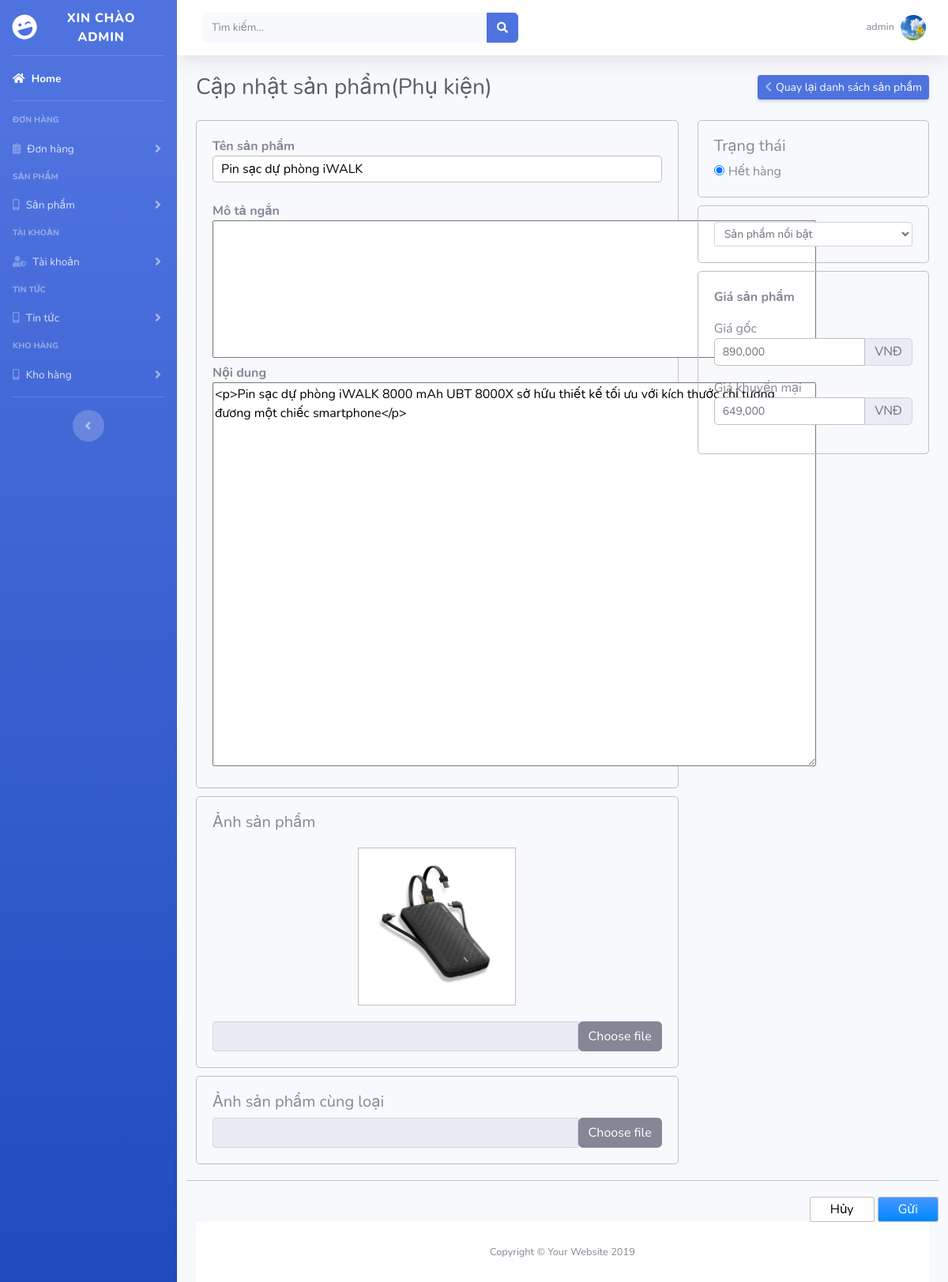
The page /admin/CRUD-DT/formsuapk.php?ma=1 (signed in) on the database its author committed.
### tables this page shows
CREATE TABLE `thong_tin_tai_khoan` (
  `id` int(11) NOT NULL,
  `ho` varchar(255) DEFAULT NULL,
  `ten` varchar(255) DEFAULT NULL,
  `sdt` int(12) DEFAULT NULL,
  `email` varchar(255) DEFAULT NULL,
  `avatar` varchar(500) DEFAULT NULL,
  `dia_chi` varchar(500) DEFAULT NULL
);

CREATE TABLE `phu_kien` (
  `ma_phu_kien` int(11) NOT NULL,
  `ten_phu_kien` varchar(500) DEFAULT NULL,
  `gia_goc_pk` int(11) DEFAULT NULL,
  `gia_khuyen_mai_pk` int(11) DEFAULT NULL,
  `sale_pk` int(11) DEFAULT NULL,
  `anh_pk` varchar(250) DEFAULT NULL,
  `hinh_anh_lien_quan_pk` varchar(250) DEFAULT NULL,
  `mo_ta` varchar(4000) DEFAULT NULL,
  `ma_danh_muc` int(11) DEFAULT NULL,
  `sl_trong_kho_pk` int(11) DEFAULT NULL,
  `mo_ta_ct` longtext DEFAULT NULL
);

### admin/CRUD-DT/formsuapk.php (the view, shortened to what this page needs)
<!DOCTYPE html>
<html lang="en">
<head>
  <link href="../vendor/fontawesome-free/css/all.min.css" rel="stylesheet" type="text/css">
  <link href="../css/sb-admin-2.min.css" rel="stylesheet">
  <link rel="stylesheet" type="text/css" href="style.css">
</head>
<body id="page-top">
  <?php include('menu.php') ?>
        <div class="container-fluid">
          <div class="d-sm-flex align-items-center justify-content-between mb-4">
            <h1 class="h3 mb-0 text-gray-800">Cập nhật sản phẩm(Phụ kiện)</h1>
            <a href="../danhsachphukien.php" class="d-none d-sm-inline-block btn btn-sm btn-primary shadow-sm"><i style="margin-right: 5px" class="fas fa-chevron-left text-white-50"></i></i>Quay lại danh sách sản phẩm</a>
          </div>
      </div>
      <?php
        include('../../connect.php');
         if(isset($_GET['ma']) && is_numeric($_GET['ma'])){
          $ma_pk = $_GET['ma'];
          $htdl = "select * from phu_kien where ma_phu_kien = $ma_pk";
          $sql = mysqli_query($con,$htdl);
          $dt = mysqli_fetch_assoc($sql);
          if(isset($dt)){
            $tt = $dt['sl_trong_kho_pk'];
            $ma_danh_muc = $dt['ma_danh_muc'];
          }
        }
       ?>
      <?php
        if(isset($dt) && $dt != ""){
      ?>
    <div class="container">
      <form id="them_dt" method="post" action="xulysuapk.php" onsubmit="return validate();" enctype="multipart/form-data">
        <div class="row">
          <div class="col-md-8 col-lg-8 col-sm-8">
            <div class="ten_sp">
              <span><b>Tên sản phẩm</b></span><br>
              <input type="text" onfocusout="validate_ten_dt()" placeholder="Nhập tên sản phẩm" value="<?=$dt['ten_phu_kien']?>" id=ten_dt name="ten_dt">
               <span class="helper-text"></span><br>
               <br><span><b>Mô tả ngắn</b></span><br>
              <textarea cols="82" rows="7" name="nd" ><?=$dt['mo_ta']?></textarea>
              <span><b>Nội dung </b></span><br>
              <textarea name="mo_ta" cols="82" rows="20" id="editor" ><?=$dt['mo_ta_ct']?></textarea>
            </div>
            <div class="img_main">
              <h5>Ảnh sản phẩm</h5>
              <div class="khung_chua">
              <?php
                if($dt['anh_pk'] == ""){
                }else{
              ?>
                 <img src="../../images/<?=$dt['anh_pk']?>">
              <?php
              }
              ?>
              </div>
            </div>
          <form>
            <div class="img_cl">
              <h5>Ảnh sản phẩm cùng loại</h5>
            </div>
          </form>
          </div>
          <div class="col-md-4 col-lg-4 col-sm-4">
            <div class="trang_thai">
              <h5>Trạng thái</h5>
              <?php if($tt > 0){
              ?>
                <input type="radio" readonly="true" checked="true" value="1" name="tt"><span>Còn hàng</span><br>
              <?php
              }else{
              ?>
                <input type="radio" readonly="true" checked="true" value="0" name="tt"><span>Hết hàng</span>
              <?php
              }
              ?>
            </div>
            <div class="danh_muc">
             <?php
                  if($ma_danh_muc == 1){
             ?>
                 <select name="danh_muc" id="danh_muc" class="form-control form-control-sm">
                  <option selected="true" value="1">Sản phẩm nổi bật</option>
                </select>
             <?php
              }else if($ma_danh_muc == 2){
             ?>
                <select name="danh_muc" id="danh_muc" class="form-control form-control-sm">
                  <option value="0">Chọn danh mục</option>
                  <option value="1">Sản phẩm nổi bật</option>
                  <option selected="true" value="2">Sản phẩm mới</option>
                  <
                </select>
             <?php
              }
             ?>
          </div>
           <div class="gia_sp">
             <p><b>Giá sản phẩm</b></p>
             <div class="row">
               <div class="col-md-12 col-sm-12 col-lg-12">
                 <span>Giá gốc</span><br>
                 <div class="input-group mb-3">
                  <input onfocusout="validate_gia_sp()" id="gia_goc" name="gia_goc" type="text" value="<?=number_format($dt['gia_goc_pk'],0,'.',',')?>" class="form-control format" placeholder="0">
                  <div class="input-group-append">
                      <span style="height: 35px;" class="input-group-text gia_goc">VNĐ</span>
                  </div>
                </div>
               </div>
               <div class="col-md-12 col-sm-12 col-lg-12">
                 <span>Giá khuyến mại</span><br>
                 <div class="input-group mb-3">
                  <input name="gia_khuyen_mai" id="gia_khuyen_mai" value="<?=number_format($dt['gia_khuyen_mai_pk'],0,'.',',')?>" type="text" class="form-control format" placeholder="0">
                  <div class="input-group-append">
                      <span style="height: 35px;" class="input-group-text">VNĐ</span>
                  </div>
                </div>
               </div>
             </div>
           </div>
        </div>
        <div style="width: 100%;height: 1px;margin-top: 20px;background: silver" class="k"></div>
              <div class="dieu_khien">
                  <a href="../danhsachphukien.php"><button type="button">Hủy</button></a>
                 <input type="submit" value="Gửi" name="submit">
              </div>
      </form>
    </div>
      <?php
      }else{
      ?>
          <img style="width: 100px;position: absolute; top: 26%;left: 54%;" src="https://encrypted-tbn0.gstatic.com/images?q=tbn%3AANd9GcRE42dkLZLRd76RPU8QrXKbJARoTozciPxzAzW4eg6SqJrGh5Cx&usqp=CAU">
          <h1 style="text-align: center;height: 68vh;padding: 200px 0px">KHÔNG TỒN TẠI TRONG CSDL</h1>
      <?php
      }
      ?>
      <footer class="sticky-footer bg-white">
        <div class="container my-auto">
          <div class="copyright text-center my-auto">
            <span>Copyright &copy; Your Website 2019</span>
          </div>
        </div>
      </footer>
    </div>
  </div>
</body>
</html>

### admin/CRUD-DT/menu.php (shortened to what this page needs)
<div id="wrapper">
  <ul class="navbar-nav bg-gradient-primary sidebar sidebar-dark accordion" id="accordionSidebar">
    <a class="sidebar-brand d-flex align-items-center justify-content-center" href="index.php">
      <div class="sidebar-brand-icon rotate-n-15">
        <i class="fas fa-laugh-wink"></i>
      </div>
      <?php if($_SESSION['level'] == 1) {
      ?>
        <div class="sidebar-brand-text mx-3"><span>Xin chào admin</span></div>
      <?php
      }else{
      ?>
        <div class="sidebar-brand-text mx-3"><span>Chào mừng </span></div>
      <?php
      }
      ?>
    </a>
    <hr class="sidebar-divider my-0">
    <li class="nav-item active">
      <a class="nav-link" href="../index.php">
  <i class="fas fa-home"></i>
        <span>Home</span></a>
    </li>
    <hr class="sidebar-divider">
    <div class="sidebar-heading">
      Đơn hàng
    </div>
    <li class="nav-item">
      <a class="nav-link collapsed" href="#" data-toggle="collapse" data-target="#collapseTwo" aria-expanded="true" aria-controls="collapseTwo">
        <i class="fas fa-clipboard-list"></i>
        <span>Đơn hàng</span>
      </a>
    </li>
    <div class="sidebar-heading">
      Sản phẩm
    </div>
    <li class="nav-item">
      <a class="nav-link collapsed" href="#" data-toggle="collapse" data-target="#collapseUtilities" aria-expanded="true" aria-controls="collapseUtilities">
        <i class="fas fa-mobile-alt"></i>
        <span>Sản phẩm</span>
      </a>
    </li>
    <div class="sidebar-heading">
      Tài khoản
    </div>
    <li class="nav-item">
      <a class="nav-link collapsed" href="#" data-toggle="collapse" data-target="#collapsePages" aria-expanded="true" aria-controls="collapsePages">
        <i class="fas fa-user-shield"></i>
        <span>Tài khoản</span>
      </a>
    </li>
    <div class="sidebar-heading">
      Tin tức
    </div>
    <li class="nav-item">
      <a class="nav-link collapsed" href="#" data-toggle="collapse" data-target="#tintuc" aria-expanded="true" aria-controls="collapseUtilities">
        <i class="fas fa-mobile-alt"></i>
        <span>Tin tức</span>
      </a>
    </li>
    <div class="sidebar-heading">
      Kho hàng
    </div>
    <li class="nav-item">
      <a class="nav-link collapsed" href="#" data-toggle="collapse" data-target="#khohang" aria-expanded="true" aria-controls="collapseUtilities">
        <i class="fas fa-mobile-alt"></i>
        <span>Kho hàng</span>
      </a>
    </li>
    <hr class="sidebar-divider d-none d-md-block">
    <div class="text-center d-none d-md-inline">
      <button class="rounded-circle border-0" id="sidebarToggle"></button>
    </div>
  </ul>
  <div id="content-wrapper" class="d-flex flex-column">
    <div id="content">
      <nav class="navbar navbar-expand navbar-light bg-white topbar mb-4 static-top shadow">
        <form class="d-none d-sm-inline-block form-inline mr-auto ml-md-3 my-2 my-md-0 mw-100 navbar-search">
          <div class="input-group">
            <input type="text" class="form-control bg-light border-0 small" placeholder="Tìm kiếm..." aria-label="Search" aria-describedby="basic-addon2">
            <div class="input-group-append">
              <button class="btn btn-primary" type="button">
                <i class="fas fa-search fa-sm"></i>
              </button>
            </div>
          </div>
        </form>
        <ul class="navbar-nav ml-auto">
        <?php
          $id = $_SESSION['id'];
          include('../../connect.php');
          $dulieu = "select * from thong_tin_tai_khoan where id = $id";
          $sql = mysqli_query($con,$dulieu);
          $tt = mysqli_fetch_assoc($sql);
        ?>
          <li class="nav-item dropdown no-arrow">
            <a class="nav-link dropdown-toggle" href="#" id="userDropdown" role="button" data-toggle="dropdown" aria-haspopup="true" aria-expanded="false">
              <span class="mr-2 d-none d-lg-inline text-gray-600 small"><?=$_SESSION['user'];?></span>
              <?php
                if(isset($tt) && $tt['avatar'] != ""){
              ?>
                <img class="img-profile rounded-circle" src="../../images/<?=$tt['avatar']?>">
              <?php
              }else{
              ?>
                  <img class="img-profile rounded-circle" src="https://www.vietravel.com/Images/no-image-available.jpg">
              <?php
              }
              ?>
            </a>
          </li>
        </ul>
      </nav>

### admin/CRUD-DT/style.css (style rules this page uses)
.ten_sp { border: 1px solid silver; padding: 20px; border-radius: 5px; }
.ten_sp input { width: 100%; border-radius: 5px; border: 1px solid silver; padding: 4px 10px; outline: none; }
.trang_thai { border-radius: 5px; border: 1px solid silver; padding: 20px; }
.trang_thai span { margin-left: 5px; }
.img_main { border: 1px solid silver; margin-top: 10px; padding: 20px; border-radius: 5px; }
.img_main .khung_chua { width: 200px; min-height: 200px; border: 1px solid silver; margin: 20px auto; text-align: center; }
.img_main .khung_chua img { width: 100%; }
.img_cl { border: 1px solid silver; padding: 20px; border-radius: 5px; margin-top: 10px; }
.gia_sp { border: 1px solid silver; padding: 20px; border-radius: 5px; margin-top: 10px; }
.gia_sp input { width: 100%; border: 1px solid silver; border-radius: 5px; outline: none; font-size: 14px; padding: 5px 10px; }
.danh_muc { border: 1px solid silver; padding: 20px; border-radius: 5px; margin-top: 10px; }
.dieu_khien { width: 100%; text-align: right; margin-top: 20px; }
.dieu_khien input { padding: 3px 25px; border-radius: 3px; border: 1px solid silver; color: #fff; background: linear-gradient(to bottom,#4697fe,#08f); }
.dieu_khien button { padding: 3px 25px; border-radius: 3px; border: 1px solid silver; background: #fff; }

### rows shown on the page
thong_tin_tai_khoan: avatar (picture)
phu_kien: ten_dt "Pin sạc dự phòng iWALK", mo_ta "<p>Pin sạc dự phòng iWALK 8000 mAh UBT 8000X sở hữu thiết kế tối ưu với kích thước chỉ tương đương một chiếc smartphone</p>", anh_pk (picture), gia_goc "890,000", gia_khuyen_mai "649,000"

### other values the page prints
$_SESSION['user'] "admin"
